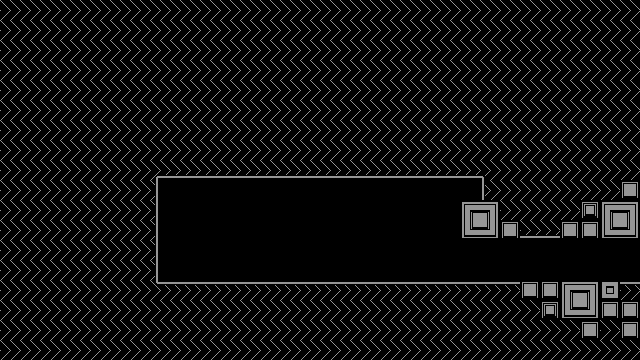

This is a level from a 2D game, rendered from its Tiled map with the project's own tilesets. A one-line summary and the map file follow, with tile-layer data summarised:
An orthogonal 32x18 tile map with 20x20 px tiles, 2 tile layers (Tile Layer 2, Tile Layer 1), 2 tilesets and 1 object (checkpoint).

<map version="1.0" orientation="orthogonal" width="32" height="18" tilewidth="20" tileheight="20">
 <properties>
  <property name="east" value="pit" />
  <property name="north" value="" />
  <property name="south" value="" />
  <property name="west" value="" />
 </properties>
 <tileset firstgid="1" name="1" tilewidth="20" tileheight="20">
  <image source="../images/tiles/1.png" width="120" height="320" />
 </tileset>
 <tileset firstgid="97" name="2" tilewidth="20" tileheight="20">
  <image source="../images/tiles/2.png" width="120" height="320" />
 </tileset>
 <layer name="Tile Layer 2" width="32" height="18">
  <properties>
   <property name="tilesheet" value="1" />
  </properties>
  <data>[576 cells, 482 non-empty, 17 distinct tile ids]</data>
 </layer>
 <layer name="Tile Layer 1" width="32" height="18">
  <data>[576 cells, 482 non-empty, 17 distinct tile ids]</data>
 </layer>
 <objectgroup color="#43c52e" name="Object Layer 1" width="32" height="18">
  <object type="checkpoint" x="340" y="220" width="20" height="80" />
 </objectgroup>
 <objectgroup name="Object Layer 2" width="32" height="18" />
</map>